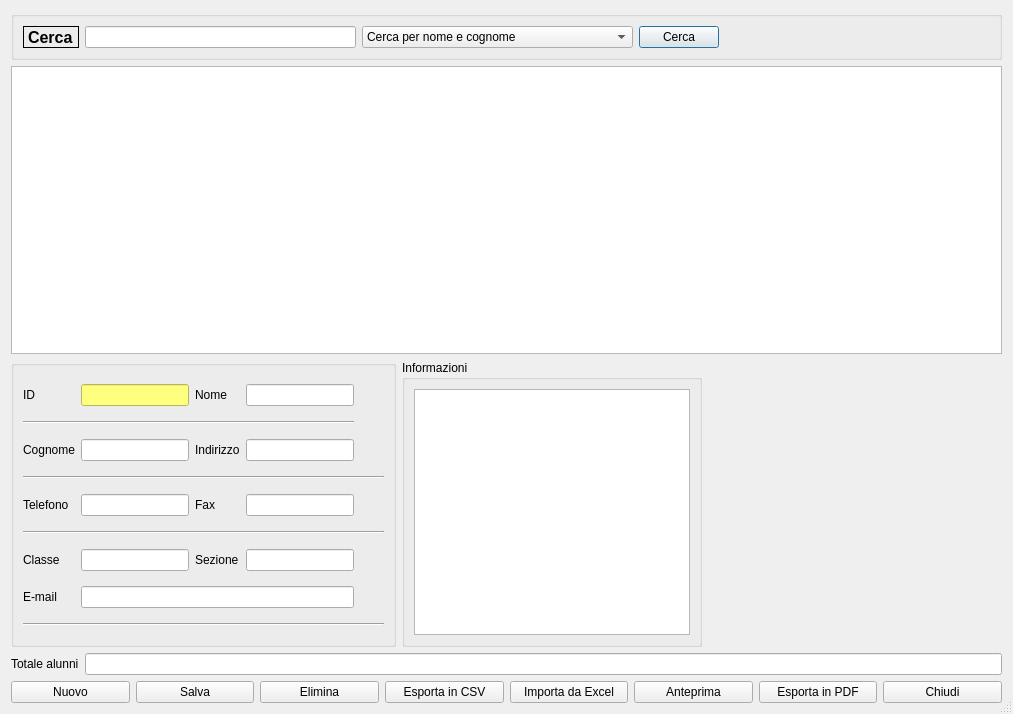
<?xml version="1.0" encoding="UTF-8"?>
<ui version="4.0">
 <class>user</class>
 <widget class="QDialog" name="user">
  <property name="windowModality">
   <enum>Qt::WindowModal</enum>
  </property>
  <property name="geometry">
   <rect>
    <x>0</x>
    <y>0</y>
    <width>1013</width>
    <height>714</height>
   </rect>
  </property>
  <property name="sizePolicy">
   <sizepolicy hsizetype="Preferred" vsizetype="Preferred">
    <horstretch>0</horstretch>
    <verstretch>0</verstretch>
   </sizepolicy>
  </property>
  <property name="windowTitle">
   <string>Alunni</string>
  </property>
  <property name="windowIcon">
   <iconset resource="../biblio.qrc">
    <normaloff>:/images/system-users.png</normaloff>:/images/system-users.png</iconset>
  </property>
  <property name="sizeGripEnabled">
   <bool>true</bool>
  </property>
  <property name="modal">
   <bool>true</bool>
  </property>
  <layout class="QGridLayout" name="gridLayout">
   <item row="0" column="0">
    <widget class="QGroupBox" name="groupBox_2">
     <property name="title">
      <string/>
     </property>
     <layout class="QGridLayout" name="gridLayout_3">
      <item row="0" column="2">
       <widget class="QComboBox" name="combo_pref">
        <property name="sizePolicy">
         <sizepolicy hsizetype="MinimumExpanding" vsizetype="Preferred">
          <horstretch>0</horstretch>
          <verstretch>0</verstretch>
         </sizepolicy>
        </property>
        <item>
         <property name="text">
          <string>Cerca per nome e cognome</string>
         </property>
        </item>
        <item>
         <property name="text">
          <string>Cerca per classe e sezione</string>
         </property>
        </item>
       </widget>
      </item>
      <item row="0" column="0">
       <widget class="QLabel" name="label_8">
        <property name="font">
         <font>
          <pointsize>12</pointsize>
          <weight>75</weight>
          <bold>true</bold>
         </font>
        </property>
        <property name="frameShape">
         <enum>QFrame::Box</enum>
        </property>
        <property name="text">
         <string>Cerca</string>
        </property>
       </widget>
      </item>
      <item row="0" column="1">
       <widget class="QLineEdit" name="cerca">
        <property name="sizePolicy">
         <sizepolicy hsizetype="Expanding" vsizetype="Preferred">
          <horstretch>0</horstretch>
          <verstretch>0</verstretch>
         </sizepolicy>
        </property>
        <property name="clearButtonEnabled">
         <bool>true</bool>
        </property>
       </widget>
      </item>
      <item row="0" column="3">
       <widget class="QPushButton" name="cerca_user">
        <property name="text">
         <string>Cerca</string>
        </property>
        <property name="icon">
         <iconset resource="../biblio.qrc">
          <normaloff>:/images/edit-find.png</normaloff>:/images/edit-find.png</iconset>
        </property>
        <property name="iconSize">
         <size>
          <width>32</width>
          <height>32</height>
         </size>
        </property>
       </widget>
      </item>
      <item row="0" column="4">
       <spacer name="horizontalSpacer">
        <property name="orientation">
         <enum>Qt::Horizontal</enum>
        </property>
        <property name="sizeHint" stdset="0">
         <size>
          <width>174</width>
          <height>20</height>
         </size>
        </property>
       </spacer>
      </item>
     </layout>
    </widget>
   </item>
   <item row="1" column="0">
    <widget class="QTableView" name="g_lista">
     <property name="sizePolicy">
      <sizepolicy hsizetype="Expanding" vsizetype="Expanding">
       <horstretch>0</horstretch>
       <verstretch>0</verstretch>
      </sizepolicy>
     </property>
     <attribute name="verticalHeaderDefaultSectionSize">
      <number>30</number>
     </attribute>
    </widget>
   </item>
   <item row="2" column="0">
    <layout class="QHBoxLayout" name="horizontalLayout">
     <item>
      <widget class="QGroupBox" name="groupBox">
       <property name="sizePolicy">
        <sizepolicy hsizetype="Preferred" vsizetype="Preferred">
         <horstretch>0</horstretch>
         <verstretch>0</verstretch>
        </sizepolicy>
       </property>
       <property name="minimumSize">
        <size>
         <width>0</width>
         <height>0</height>
        </size>
       </property>
       <property name="maximumSize">
        <size>
         <width>16777215</width>
         <height>300</height>
        </size>
       </property>
       <layout class="QGridLayout" name="gridLayout_5">
        <item row="4" column="0">
         <widget class="QLabel" name="label_5">
          <property name="text">
           <string>Telefono</string>
          </property>
         </widget>
        </item>
        <item row="2" column="2">
         <widget class="QLabel" name="label_2">
          <property name="text">
           <string>Indirizzo</string>
          </property>
         </widget>
        </item>
        <item row="2" column="0">
         <widget class="QLabel" name="label_4">
          <property name="text">
           <string>Cognome</string>
          </property>
         </widget>
        </item>
        <item row="8" column="0" colspan="9">
         <widget class="Line" name="line_3">
          <property name="orientation">
           <enum>Qt::Horizontal</enum>
          </property>
         </widget>
        </item>
        <item row="0" column="3">
         <widget class="QLineEdit" name="nome">
          <property name="cursorMoveStyle">
           <enum>Qt::VisualMoveStyle</enum>
          </property>
          <property name="clearButtonEnabled">
           <bool>true</bool>
          </property>
         </widget>
        </item>
        <item row="4" column="2">
         <widget class="QLabel" name="label_11">
          <property name="text">
           <string>Fax</string>
          </property>
         </widget>
        </item>
        <item row="4" column="3">
         <widget class="QLineEdit" name="fax">
          <property name="clearButtonEnabled">
           <bool>true</bool>
          </property>
         </widget>
        </item>
        <item row="5" column="0" colspan="9">
         <widget class="Line" name="line_2">
          <property name="orientation">
           <enum>Qt::Horizontal</enum>
          </property>
         </widget>
        </item>
        <item row="4" column="1">
         <widget class="QLineEdit" name="telefono">
          <property name="clearButtonEnabled">
           <bool>true</bool>
          </property>
         </widget>
        </item>
        <item row="3" column="0" colspan="9">
         <widget class="Line" name="line">
          <property name="orientation">
           <enum>Qt::Horizontal</enum>
          </property>
         </widget>
        </item>
        <item row="2" column="1">
         <widget class="QLineEdit" name="cognome">
          <property name="clearButtonEnabled">
           <bool>true</bool>
          </property>
         </widget>
        </item>
        <item row="2" column="3">
         <widget class="QLineEdit" name="indirizzo">
          <property name="clearButtonEnabled">
           <bool>true</bool>
          </property>
         </widget>
        </item>
        <item row="0" column="1">
         <widget class="QLineEdit" name="id">
          <property name="styleSheet">
           <string notr="true">background-color:rgb(255, 255, 127)</string>
          </property>
          <property name="dragEnabled">
           <bool>false</bool>
          </property>
          <property name="cursorMoveStyle">
           <enum>Qt::VisualMoveStyle</enum>
          </property>
         </widget>
        </item>
        <item row="1" column="0" colspan="4">
         <widget class="Line" name="line_4">
          <property name="orientation">
           <enum>Qt::Horizontal</enum>
          </property>
         </widget>
        </item>
        <item row="0" column="2">
         <widget class="QLabel" name="label_3">
          <property name="text">
           <string>Nome</string>
          </property>
         </widget>
        </item>
        <item row="0" column="0">
         <widget class="QLabel" name="label">
          <property name="text">
           <string>ID</string>
          </property>
         </widget>
        </item>
        <item row="6" column="0">
         <widget class="QLabel" name="label_9">
          <property name="text">
           <string>Classe</string>
          </property>
         </widget>
        </item>
        <item row="6" column="1">
         <widget class="QLineEdit" name="cod_f">
          <property name="clearButtonEnabled">
           <bool>true</bool>
          </property>
         </widget>
        </item>
        <item row="6" column="2">
         <widget class="QLabel" name="label_10">
          <property name="text">
           <string>Sezione</string>
          </property>
         </widget>
        </item>
        <item row="6" column="3">
         <widget class="QLineEdit" name="part_iva">
          <property name="clearButtonEnabled">
           <bool>true</bool>
          </property>
         </widget>
        </item>
        <item row="7" column="0">
         <widget class="QLabel" name="label_6">
          <property name="text">
           <string>E-mail</string>
          </property>
         </widget>
        </item>
        <item row="7" column="1" colspan="3">
         <widget class="QLineEdit" name="email">
          <property name="clearButtonEnabled">
           <bool>true</bool>
          </property>
         </widget>
        </item>
       </layout>
      </widget>
     </item>
     <item>
      <widget class="QGroupBox" name="groupBox_3">
       <property name="maximumSize">
        <size>
         <width>16777215</width>
         <height>300</height>
        </size>
       </property>
       <property name="title">
        <string>Informazioni</string>
       </property>
       <layout class="QGridLayout" name="gridLayout_4">
        <item row="0" column="0">
         <widget class="QTextEdit" name="dettagli">
          <property name="readOnly">
           <bool>true</bool>
          </property>
         </widget>
        </item>
       </layout>
      </widget>
     </item>
     <item>
      <spacer name="horizontalSpacer_2">
       <property name="orientation">
        <enum>Qt::Horizontal</enum>
       </property>
       <property name="sizeHint" stdset="0">
        <size>
         <width>40</width>
         <height>20</height>
        </size>
       </property>
      </spacer>
     </item>
    </layout>
   </item>
   <item row="3" column="0">
    <layout class="QHBoxLayout" name="horizontalLayout_2">
     <item>
      <widget class="QLabel" name="label_7">
       <property name="text">
        <string>Totale alunni</string>
       </property>
      </widget>
     </item>
     <item>
      <widget class="QLineEdit" name="totale_list"/>
     </item>
    </layout>
   </item>
   <item row="4" column="0">
    <layout class="QGridLayout" name="gridLayout_6">
     <item row="0" column="3">
      <widget class="QPushButton" name="cvs">
       <property name="toolTip">
        <string>&lt;html&gt;&lt;head/&gt;&lt;body&gt;&lt;p&gt;Esporta in csv&lt;/p&gt;&lt;/body&gt;&lt;/html&gt;</string>
       </property>
       <property name="text">
        <string>Esporta in CSV</string>
       </property>
       <property name="icon">
        <iconset resource="../biblio.qrc">
         <normaloff>:/images/excel.png</normaloff>:/images/excel.png</iconset>
       </property>
       <property name="iconSize">
        <size>
         <width>32</width>
         <height>32</height>
        </size>
       </property>
      </widget>
     </item>
     <item row="0" column="2">
      <widget class="QPushButton" name="elimina">
       <property name="toolTip">
        <string>Elimina</string>
       </property>
       <property name="text">
        <string>Elimina</string>
       </property>
       <property name="icon">
        <iconset resource="../biblio.qrc">
         <normaloff>:/images/edit-delete.png</normaloff>:/images/edit-delete.png</iconset>
       </property>
       <property name="iconSize">
        <size>
         <width>32</width>
         <height>32</height>
        </size>
       </property>
      </widget>
     </item>
     <item row="0" column="1">
      <widget class="QPushButton" name="salva">
       <property name="toolTip">
        <string>Salva</string>
       </property>
       <property name="text">
        <string>Salva</string>
       </property>
       <property name="icon">
        <iconset resource="../biblio.qrc">
         <normaloff>:/images/document-save.png</normaloff>:/images/document-save.png</iconset>
       </property>
       <property name="iconSize">
        <size>
         <width>32</width>
         <height>32</height>
        </size>
       </property>
      </widget>
     </item>
     <item row="0" column="7">
      <widget class="QPushButton" name="esci">
       <property name="toolTip">
        <string>&lt;html&gt;&lt;head/&gt;&lt;body&gt;&lt;p&gt;Chiudi&lt;/p&gt;&lt;/body&gt;&lt;/html&gt;</string>
       </property>
       <property name="text">
        <string>Chiudi</string>
       </property>
       <property name="icon">
        <iconset resource="../../initdb/images.qrc">
         <normaloff>:/images/dialog-close.png</normaloff>:/images/dialog-close.png</iconset>
       </property>
       <property name="iconSize">
        <size>
         <width>32</width>
         <height>32</height>
        </size>
       </property>
      </widget>
     </item>
     <item row="0" column="0">
      <widget class="QPushButton" name="pushButton">
       <property name="toolTip">
        <string>Nuovo</string>
       </property>
       <property name="text">
        <string>Nuovo</string>
       </property>
       <property name="icon">
        <iconset resource="../biblio.qrc">
         <normaloff>:/images/documentation.png</normaloff>:/images/documentation.png</iconset>
       </property>
       <property name="iconSize">
        <size>
         <width>32</width>
         <height>32</height>
        </size>
       </property>
      </widget>
     </item>
     <item row="0" column="5">
      <widget class="QPushButton" name="preview">
       <property name="toolTip">
        <string>Anteprima di stampa</string>
       </property>
       <property name="text">
        <string>Anteprima</string>
       </property>
       <property name="icon">
        <iconset resource="../biblio.qrc">
         <normaloff>:/images/document-preview.png</normaloff>:/images/document-preview.png</iconset>
       </property>
       <property name="iconSize">
        <size>
         <width>32</width>
         <height>32</height>
        </size>
       </property>
      </widget>
     </item>
     <item row="0" column="6">
      <widget class="QPushButton" name="pdf_p">
       <property name="toolTip">
        <string>&lt;html&gt;&lt;head/&gt;&lt;body&gt;&lt;p&gt;Esporta in pdf&lt;/p&gt;&lt;/body&gt;&lt;/html&gt;</string>
       </property>
       <property name="text">
        <string>Esporta in PDF</string>
       </property>
       <property name="icon">
        <iconset resource="../biblio.qrc">
         <normaloff>:/images/pdf.png</normaloff>:/images/pdf.png</iconset>
       </property>
       <property name="iconSize">
        <size>
         <width>32</width>
         <height>32</height>
        </size>
       </property>
       <property name="shortcut">
        <string>Enter</string>
       </property>
      </widget>
     </item>
     <item row="0" column="4">
      <widget class="QPushButton" name="import_excel">
       <property name="text">
        <string>Importa da Excel</string>
       </property>
       <property name="icon">
        <iconset resource="../biblio.qrc">
         <normaloff>:/images/excel.png</normaloff>:/images/excel.png</iconset>
       </property>
       <property name="iconSize">
        <size>
         <width>32</width>
         <height>32</height>
        </size>
       </property>
      </widget>
     </item>
    </layout>
   </item>
  </layout>
 </widget>
 <tabstops>
  <tabstop>id</tabstop>
  <tabstop>nome</tabstop>
  <tabstop>cognome</tabstop>
  <tabstop>indirizzo</tabstop>
  <tabstop>telefono</tabstop>
  <tabstop>fax</tabstop>
  <tabstop>cod_f</tabstop>
  <tabstop>part_iva</tabstop>
  <tabstop>email</tabstop>
  <tabstop>pushButton</tabstop>
  <tabstop>salva</tabstop>
  <tabstop>elimina</tabstop>
  <tabstop>cvs</tabstop>
  <tabstop>import_excel</tabstop>
  <tabstop>preview</tabstop>
  <tabstop>pdf_p</tabstop>
  <tabstop>esci</tabstop>
  <tabstop>cerca</tabstop>
  <tabstop>combo_pref</tabstop>
  <tabstop>cerca_user</tabstop>
  <tabstop>g_lista</tabstop>
  <tabstop>dettagli</tabstop>
  <tabstop>totale_list</tabstop>
 </tabstops>
 <resources>
  <include location="../../initdb/images.qrc"/>
  <include location="../biblio.qrc"/>
 </resources>
 <connections/>
</ui>
